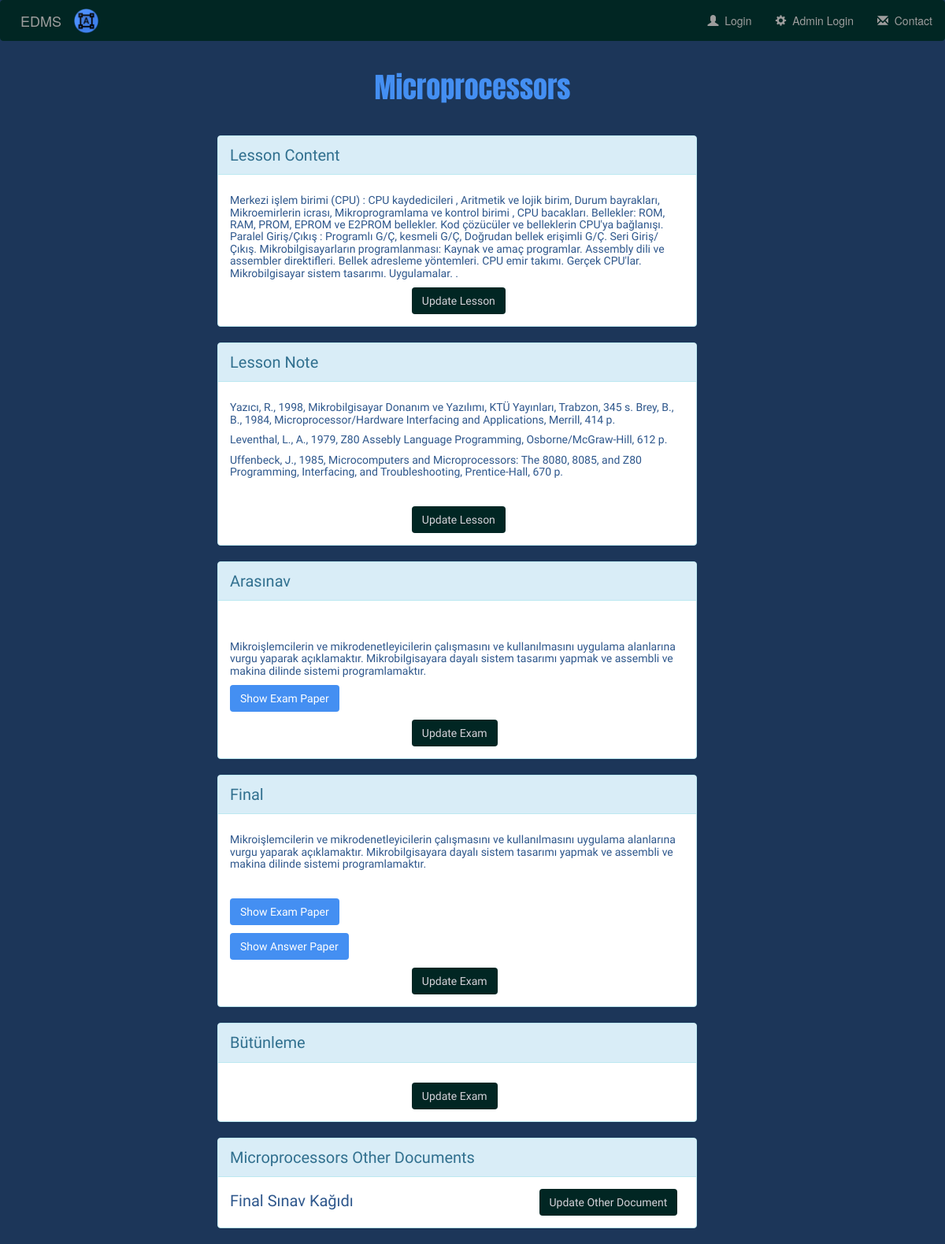
The app's page /lessons/1 with its own data.
### edms/models.py (models this page shows, shortened)
class Lesson(models.Model):
    user = models.ForeignKey(
        verbose_name=_('User'),
        to='users.User',
        on_delete=models.CASCADE,
        related_name='lessons'
    )
    lesson_name = models.CharField(verbose_name=_('Ders Adı'), max_length=150)
    lesson_content = models.TextField(
        verbose_name=_('Ders İçeriği'),
        blank=True
    )
    lesson_content_file = models.FileField(
        verbose_name=_('Ders İçeriği Dosya'), blank=True, null=True,
        upload_to=lesson_directory_path, validators=[validate_file_extension]
    )
    lesson_notes = models.TextField(verbose_name=_('Ders Notu'), blank=True)
    lesson_notes_file = models.FileField(
        verbose_name=_('Ders Notu Dosya'),
        blank=True, null=True,
        upload_to=lesson_directory_path, validators=[validate_file_extension]
    )
    def __str__(self):
        return '{lesson_name}'.format(
            lesson_name=self.lesson_name
        )
    class Meta:
        verbose_name = 'Lesson'
        verbose_name_plural = 'Lesson'

class Exam(models.Model):
    lesson = models.ForeignKey(
        Lesson,
        on_delete=models.CASCADE
    )
    exam_type = models.CharField(
        verbose_name=_('Sınav Türü'), max_length=50, blank=True, null=True
    )
    exam_information = models.TextField(
        verbose_name=_('Sınav Hakkında Bilgi'),
        max_length=500, blank=True, null=True
    )
    exam_file = models.FileField(
        verbose_name=_('Sınav Kağıdı Dosya'), blank=True, null=True,
        upload_to=other_directory_path, validators=[validate_file_extension]
    )
    exam_answer_file = models.FileField(
        verbose_name=_('Cevap Anahtarı Dosya'), blank=True, null=True,
        upload_to=other_directory_path, validators=[validate_file_extension]
    )
    class Meta:
        verbose_name = 'Exam'
        verbose_name_plural = 'Exam'

class Other_Document(models.Model):
    lesson = models.ForeignKey(
        Lesson,
        on_delete=models.CASCADE
    )
    name = models.ForeignKey(
        Requested_Documents,
        on_delete=models.CASCADE
    )
    document = models.FileField(
        verbose_name=_('Dosya'), blank=True, null=True,
        upload_to=other_directory_path, validators=[validate_file_extension]
    )
    class Meta:
        verbose_name = 'Other Document'
        verbose_name_plural = 'Other Document'

class Requested_Documents(models.Model):
    lesson = models.ForeignKey(Lesson, on_delete=models.CASCADE)
    d_name = models.CharField(
        verbose_name=_('İstenilen Belge Adı'),
        max_length=100
    )
    d_bool = models.BooleanField(
        verbose_name=_('İstenilen Belge Yüklü mü ?'),
        default=False
    )
    def __str__(self):
        return '{d_name}'.format(
            d_name=self.d_name
        )
    class Meta:
        verbose_name = 'Requested Documents'
        verbose_name_plural = 'Requested Documents'

### edms/views.py (the view)
# urls.py: path('lessons/<int:pk>', LessonDetailView.as_view(), name='lesson-detail'),
class LessonDetailView(DetailView):
    model = Lesson
    template_name = 'edms/lesson/detail.html'

### Mudek/templates/edms/lesson/detail.html (shortened to what this page needs)
{% extends 'base.html' %}
{% block body %}
<div class="container-fluid">
    <div class="lessonheader">
        <h1>{{ object.lesson_name }} </h1>
    </div>
</div>
<div class="col-sm-8 col-md-9 block-content">
    <div class="panel panel-info">
        <div class="panel-heading">
                Lesson Content
        </div>
        <div class="panel-body">
            <h5>{{ object.lesson_content|safe }}</h5>
            <a href="{% url 'edms:lesson-update' pk=lesson.pk %}" class="btn btn-update" role="button">Update Lesson</a>
        </div>
    </div>
    <div class="panel panel-info">
        <div class="panel-heading">
            Lesson Note
        </div>
        <div class="panel-body">
            <h5>{{ object.lesson_notes|safe }}</h5>
            <a href="{% url 'edms:lesson-update' pk=lesson.pk %}" class="btn btn-update" role="button">Update Lesson</a>
        </div>
    </div>
    <div class="exam">
    {% if object.exam_set.all %}
        {% for exam in object.exam_set.all %}
            <div class="panel panel-info">
                <div class="panel-heading">
                    {{ exam.exam_type }}
                </div>
                <div class="panel-body">
                    {% if exam.exam_type %}
                        <h5>{{ exam.exam_information|safe }}</h5>
                    {% endif %}
                    {% if exam.exam_file %}
                        <h5><a class="btn btn-show" role="button" target="_blank" href="{{ exam.exam_file.url }}">Show Exam Paper</a></h5>
                    {% endif %}
                    {% if exam.exam_answer_file %}
                        <h5><a class="btn btn-show" role="button" target="_blank" href="{{ exam.exam_answer_file.url }}">Show Answer Paper</a></h5>
                    {% endif %}
                    <a href="{% url 'edms:exam-update' pk=exam.pk %}" class="btn btn-update" role="button">Update Exam</a>
                </div>
            </div>
        {% endfor %}
    {% endif %}
    </div>
    <div class="other">
        {% for other in object.other_document_set.all %}
            <div class="panel panel-info">
                <div class="panel-heading">
                    {{ other.lesson }} Other Documents
                </div>
                <div class="panel-body">
                    {{ other.name }}
                    <a href="{% url 'edms:other-document-update' pk=other.pk %}" class="btn btn-update" role="button">Update Other Document</a>
                </div>
            </div>
        {% endfor %}
    </div>
</div>
{% endblock %}

### Mudek/static/css/style.css (style rules this page uses)
body { background: url(http://mymaplist.com/img/parallax/back.png); background-color: #444; background: url(http://mymaplist.com/img/parallax/pinlayer2.png),url(http://mymaplist.com/img/parallax/pinlayer1.png),url(http://mymaplist.com/img/parallax/back.png); }
body { background-color: #1C3659; }
.lessonheader { text-align: center; color: #448FF2; font-family: 'Anton', sans-serif; }
.panel-heading { background-color: #2E578C; }
.panel { margin-left: 30%; font-family: 'Francois One', sans-serif; font-size: 20px; color: #2E578C; }
.btn-show { color: rgb(255, 255, 255); background-color: #448FF2; }
.btn-update { color: #D5D2D9; background-color: #012623; margin-left: 40%; }

### records on screen
Lesson: lesson_name "Microprocessors", lesson_content "Merkezi işlem birimi (CPU) : CPU kaydedicileri , Aritmetik ve lojik birim, Durum bayrakları, Mikroemirlerin icrası, Mikroprogramlama ve kontrol birimi , CPU bacakları. Bellekler: ROM, RAM, PROM, EPROM ve E2PROM bellekler. Kod çözücüler ve belleklerin CPU'ya bağlanışı. Paralel Giriş/Çıkış : Programlı G/Ç, kesmeli G/Ç, Doğrudan bellek erişimli G/Ç. Seri Giriş/Çıkış. Mikrobilgisayarların programlanması: Kaynak ve amaç programlar. Assembly dili ve assembler direktifleri. Bellek adresleme yöntemleri. CPU emir takımı. Gerçek CPU'lar. Mikrobilgisayar sistem tasarımı. Uygulamalar. .", lesson_notes "Yazıcı, R., 1998, Mikrobilgisayar Donanım ve Yazılımı, KTÜ Yayınları, Trabzon, 345 s. Brey, B., B., 1984, Microprocessor/Hardware Interfacing and Applications, Merrill, 414 p. Leventhal, L., A., 1979, Z80 Assebly Language Programming, Osborne/McGraw-Hill, 612 p. Uffenbeck, J., 1985, Microcomputers and Microprocessors: The 8080, 8085, and Z80 Programming, Interfacing, and Troubleshooting, Prentice-Hall, 670 p."
Exam: exam_type "Arasınav", exam_information "Mikroişlemcilerin ve mikrodenetleyicilerin çalışmasını ve kullanılmasını uygulama alanlarına vurgu yaparak açıklamaktır. Mikrobilgisayara dayalı sistem tasarımı yapmak ve assembli ve makina dilinde sistemi programlamaktır."
Exam: exam_type "Final", exam_information "Mikroişlemcilerin ve mikrodenetleyicilerin çalışmasını ve kullanılmasını uygulama alanlarına vurgu yaparak açıklamaktır. Mikrobilgisayara dayalı sistem tasarımı yapmak ve assembli ve makina dilinde sistemi programlamaktır."
Exam: exam_type "Bütünleme"
Other_Document: lesson "Microprocessors", name "Final Sınav Kağıdı"
